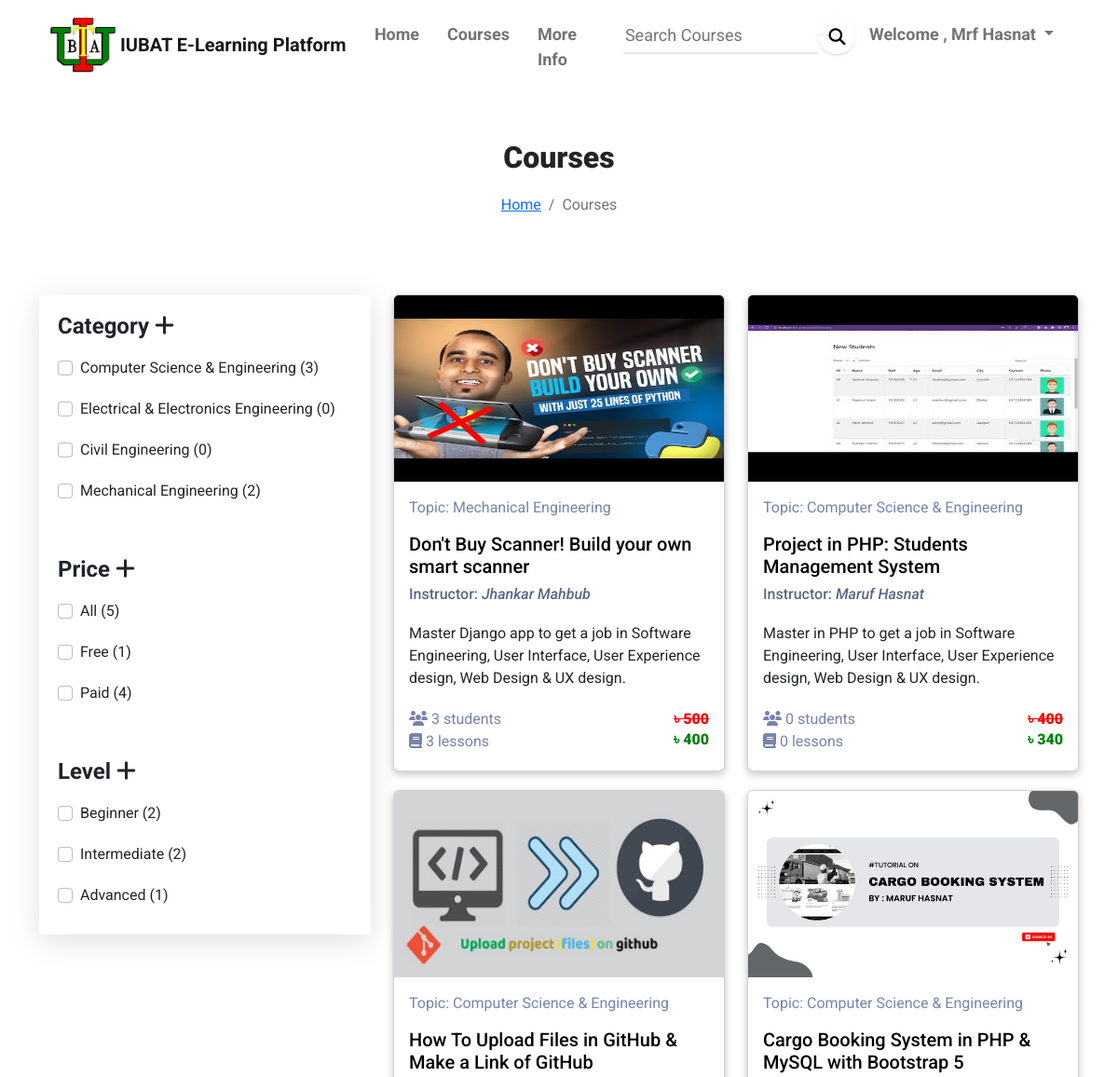
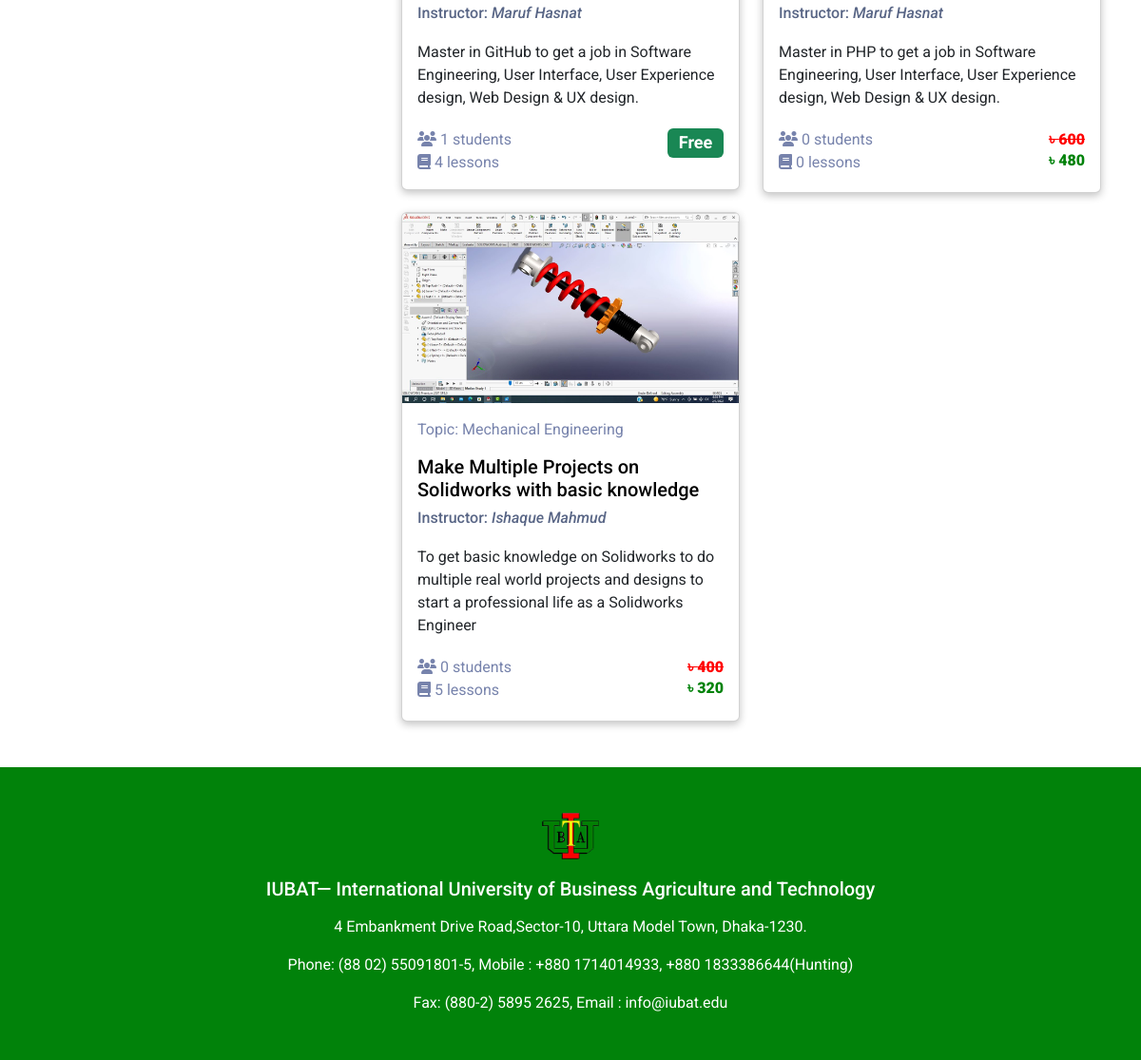
The page /courses (signed in) on the database its author committed (2 pictures, top to bottom).
### app/models.py (models this page shows, shortened)
class Categories(models.Model):
    icon = models.ImageField(upload_to="Media/featured_img", null=True)
    name = models.CharField(max_length=200)
    def get_all_category(self):
        return Categories.objects.all().order_by('id')

class Level(models.Model):
    name = models.CharField(max_length=100)

class Course(models.Model):
    STATUS = (
        ('PUBLISH', 'PUBLISH'),
        ('DRAFT', 'DRAFT'),
    )
    featured_image = models.ImageField(upload_to="Media/featured_img", null=True)
    featured_video = models.CharField(max_length=300, null=True)
    title = models.CharField(max_length=500)
    created_at = models.DateField(auto_now_add=True)
    instructor = models.ForeignKey(Instructor, on_delete=models.CASCADE, null=True)
    category = models.ForeignKey(Categories, on_delete=models.CASCADE)
    level = models.ForeignKey(Level, on_delete=models.CASCADE, null=True)
    description = models.TextField()
    semi_des = models.CharField(max_length=500, null=True)
    price = models.IntegerField(null=True, default=0)
    discount = models.IntegerField(null=True)
    language = models.ForeignKey(Language, on_delete=models.CASCADE, null=True)
    deadline = models.CharField(max_length=100, null=True)
    slug = models.SlugField(default='', max_length=500, null=True, blank=True)
    status = models.CharField(choices=STATUS, max_length=100, null=True)
    certificate = models.CharField(max_length=100, null=True)
    def get_absolute_url(self):
        return reverse("course_details", kwargs={'slug': self.slug})

class Instructor(models.Model):
    instructor_profile = models.ImageField(upload_to="Media/instructor")
    name = models.CharField(max_length=100, null=True)
    instructor_title = models.CharField(max_length=100, null=True)
    about_instructor = models.TextField()

### IUBAT_E_Learning_Platform/views.py (the view)
# urls.py: path('courses', views.courses, name='courses'),
def courses(request):
    category = Categories.get_all_category(Categories)
    level = Level.objects.all()
    course = Course.objects.all()
    freeCourse_count = Course.objects.filter(price=0).count()
    paidCourse_count = Course.objects.filter(price__gte=1).count()
    context = {'category': category, 'level': level, 'course': course, 'freeCourse_count': freeCourse_count, 'paidCourse_count': paidCourse_count}
    return render(request, 'main/courses.html', context)

### templates/main/courses.html (shortened to what this page needs)
{% extends 'base.html' %}
{% load static %}
{% block content %}
{% load course_tags %}
<section class="filter-courses mb-5">
      <div class="container">
        <div class="row justify-content-center">
          <div class="col-md-6 mb-5">
            <div class="login-title text-center mt-5">
              <h2>Courses</h2>
              <nav aria-label="breadcrumb">
                <ol class="breadcrumb">
                  <li class="breadcrumb-item">
                    <a href="{%url 'home'%}">Home</a>
                  </li>
                  <li class="breadcrumb-item active" aria-current="page">
                    Courses
                  </li>
                </ol>
              </nav>
            </div>
          </div>
        </div>
        <div class="row">
          <div class="col-lg-4 col-md-12 mb-4">
            <div class="filtered">
              <div id="coursefilter1">
                <div class="filter-category">
                  <h4
                    type="button"
                    data-bs-toggle="collapse"
                    data-bs-target="#coursefiltercollapse1"
                    aria-expanded="true"
                    aria-controls="coursefiltercollapse1"
                  >
                    Category <i class="fa-solid fa-plus"></i>
                  </h4>
                </div>
              </div>
              <div
                id="coursefiltercollapse1"
                class="collapse show mt-n2 px-6 pb-6"
                aria-labelledby="coursefilter1"
                data-parent="#courseSidebar"
              >
                <ul class="list-group list-unstyled list-group list-checkbox">
                    {% for type in category %}
                  <li class="custom-control custom-checkbox">
                    <input
                      type="checkbox"
                      class="form-check-input me-1 custom-control-input filter-checkbox"
                      id="category-{{type.id}}"
                      data-filter="category"
                      value="{{type.id}}"
                    />
                    <label
                      class="custom-control-label font-size-base"
                      for="category-{{type.id}}"
                      >{{type.name}} ({{type.course_set.all.count}})</label
                    >
                  </li>
                    {% endfor %}
                </ul>
                </div>
              <div id="coursefilter2">
                <div class="filter-category mt-5">
                  <h4
                    type="button"
                    data-bs-toggle="collapse"
                    data-bs-target="#coursefiltercollapse2"
                    aria-expanded="true"
                    aria-controls="coursefiltercollapse2"
                  >
                    Price <i class="fa-solid fa-plus"></i>
                  </h4>
                </div>
              </div>
              <div
                id="coursefiltercollapse2"
                class="collapse show mt-n2 px-6 pb-6"
                aria-labelledby="coursefilter2"
                data-parent="#courseSidebar"
              >
                <ul class="list-group list-unstyled list-group list-checkbox">
                  <li class="custom-control custom-checkbox custom-radio">
                    <input
                      type="checkbox"
                      class="form-check-input me-1 custom-control-input filter-checkbox"
                      id="price-1"
                      name="customRadio"
                      value="PriceAll" data-filter="price"
                    />
                    <label
                      class="custom-control-label font-size-base"
                      for="price-1"
                      >All ({{course.all.count}})</label>
                  </li>
                  <li class="custom-control custom-checkbox custom-radio">
                    <input
                      type="checkbox"
                      class="form-check-input me-1 custom-control-input filter-checkbox"
                      id="price-2"
                      name="customRadio"
                      value="PriceFree" data-filter="price"
                    />
                    <label
                      class="custom-control-label font-size-base"
                      for="price-2"
                      >Free ({{freeCourse_count}})</label>
                  </li>
                  <li class="custom-control custom-checkbox custom-radio">
                    <input
                      type="checkbox"
                      class="form-check-input me-1 custom-control-input filter-checkbox"
                      id="price-3"
                      name="customRadio"
                      value="PricePaid" data-filter="price"
                    />
                    <label
                      class="custom-control-label font-size-base"
                      for="price-3"
                      >Paid ({{paidCourse_count}})</label>
                  </li>
                </ul>
                </div>
              <div id="coursefilter3">
                <div class="filter-category mt-5">
                  <h4
                    type="button"
                    data-bs-toggle="collapse"
                    data-bs-target="#coursefiltercollapse3"
                    aria-expanded="true"
                    aria-controls="coursefiltercollapse3"
                  >
                    Level <i class="fa-solid fa-plus"></i>
                  </h4>
                </div>
              </div>
              <div
                id="coursefiltercollapse3"
                class="collapse show mt-n2 px-6 pb-6"
                aria-labelledby="coursefilter3"
                data-parent="#courseSidebar"
              >
                <ul class="list-group list-unstyled list-group list-checkbox">
                    {% for type in level %}
                  <li class="custom-control custom-checkbox">
                    <input
                      type="checkbox"
                      class="form-check-input me-1 custom-control-input filter-checkbox"
                      id="level-{{type.id}}"
                      data-filter="level"
                      value="{{type.id}}"
                    />
                    <label
                      class="custom-control-label font-size-base"
                      for="level-{{type.id}}"
                      >{{type.name}} ({{type.course_set.all.count}})</label>
                  </li>
                    {% endfor %}
                </ul>
                </div>
            </div>
          </div>
          <div class="col-lg-8 col-md-12">
            <div class="row" id="filteredCourses">
              {% for single_course in course %}
              <div class="col-md-6">
                <div class="card">
                  <div class="course-img-container">
                    <img
                      src="{{single_course.featured_image}}"
                      class="card-img-top img-fluid"
                      alt=""
                    />
                  </div>
                  <div class="card-body">
                    <div class="course-info">
                      <span style="color: #7783ac">Topic: {{single_course.category.name}}</span>
                      {% if user.is_authenticated %}
                      <a style="text-decoration:none; color:black" href="{{ single_course.get_absolute_url }}"><h5 class="card-title">{{single_course.title}}</h5></a>
                      {% else %}
                      <a style="text-decoration:none; color:black" href="/accounts/login/"><h5 class="card-title">{{single_course.title}}</h5></a>
                      {% endif %}
                      <h6>Instructor: <i>{{single_course.instructor.name}}</i></h6>
                      <p class="card-text">
                        {{single_course.semi_des}}
                      </p>
                      <div class="course-info">
                        <div class="float-start">
                          <span style="color: #7783ac"
                            ><i class="fa-solid fa-users"></i> {{single_course.usercourse_set.all.count}} students</span>
                          <br />
                          <span style="color: #7783ac"
                            ><i class="fa-solid fa-book"></i> {{single_course.video_set.all.count}} lessons</span>
                        </div>
                        <div class="float-end">
                          {% if single_course.price == 0 %}
                            <h6 style="color: rgb(1, 130, 10); font-weight: 900">
                              <span class="badge bg-success" style="font-size: 18px">Free</span>
                            </h6>
                          {% else %}
                            <del style="color: red; font-weight: 900">৳ {{single_course.price}}</del>
                            <h6 style="color: rgb(1, 130, 10); font-weight: 900">
                                ৳ {% discount_calculation single_course.price single_course.discount %}
                            </h6>
                          {% endif %}
                        </div>
                      </div>
                    </div>
                  </div>
                </div>
              </div>
              {% endfor %}
            </div>
          </div>
        </div>
      </div>
    </section>
{% endblock %}

### templates/components/header.html (shortened to what this page needs)
{% load static %}
    <header>
      <div class="container">
        <nav class="navbar navbar-expand-lg">
          <div class="container-fluid">
            <a class="navbar-brand" href="{% url 'home' %}"
              ><img
                class="img-fluid"
                src="{% static 'assets/images/logo.png' %}"
                style="width: 70px"
                alt="logo"
              />
              <span>IUBAT E-Learning Platform</span></a
            >
            <div class="collapse navbar-collapse" id="navbarSupportedContent">
              <ul class="navbar-nav ms-auto mb-2 mb-lg-0">
                <li class="nav-item">
                  <a
                    class="nav-link"
                    aria-current="page"
                    href="{%url 'home'%}"
                    >Home</a>
                </li>
                <li class="nav-item">
                  <a class="nav-link" href="{%url 'courses' %}">Courses</a>
                </li>
                <li class="nav-item">
                  <a class="nav-link" href="{%url 'info' %}">More Info</a>
                </li>
                <li class="nav-item" style="margin-top: 10px">
                  <form action="{% url 'search_course' %}" method="get">
                    <div class="search">
                      <input
                        class="dashbaord-search"
                        autocomplete="off"
                        placeholder="Search Courses"
                        type="text"
                        name="query"
                      />
                      <div class="search-icon-container">
                        <button style="border: none;" type="submit">
                          <i class="fa-sharp fa-solid fa-magnifying-glass search-icon"></i>
                        </button>
                      </div>
                    </div>
                  </form>
                </li>
                    {% if user.is_authenticated and user.first_name == '' %}
                    <li class="nav-item dropdown">
                      <a class="nav-link dropdown-toggle" href="#" role="button" data-bs-toggle="dropdown" aria-expanded="false">
                      Welcome , {{user.username}}
                      </a>
                      <ul class="dropdown-menu">
                        <li><a class="dropdown-item" onMouseOver="this.style.color='#01820a'" onMouseOut="this.style.color='#000'" href="{% url 'profile' %}">Account</a></li>
                        <li><a class="dropdown-item" onMouseOver="this.style.color='#01820a'" onMouseOut="this.style.color='#000'" href="{% url 'my_course' %}">My Courses</a></li>
                        <li><a class="dropdown-item" onMouseOver="this.style.color='#01820a'" onMouseOut="this.style.color='#000'" href="{% url 'logout' %}">Logout</a></li>
                      </ul>
                    </li>
                    {% elif user.is_authenticated %}
                    <li class="nav-item dropdown">
                      <a class="nav-link dropdown-toggle" href="#" role="button" data-bs-toggle="dropdown" aria-expanded="false">
                      Welcome , {{user.first_name}}&nbsp;{{user.last_name}}
                      </a>
                    </li>
                    {% else %}
                    <li class="nav-item">
                      <a class="nav-link btn btn-sm login-btn" href="/accounts/login/"
                        ><i class="fa-solid fa-user"></i> Student Login</a
                      >
                    </li>
                    {% endif %}
              </ul>
            </div>
          </div>
        </nav>
      </div>
    </header>

### rows shown on the page
Categories: name "Computer Science & Engineering", course_set.all.count "3"
Categories: name "Electrical & Electronics Engineering", course_set.all.count "0"
Categories: name "Civil Engineering", course_set.all.count "0"
Categories: name "Mechanical Engineering", course_set.all.count "2"
Level: name "Beginner", course_set.all.count "2"
Level: name "Intermediate", course_set.all.count "2"
Level: name "Advanced", course_set.all.count "1"
Course: featured_image (picture), category.name "Mechanical Engineering", title "Don't Buy Scanner! Build your own smart scanner", instructor.name "Jhankar Mahbub", semi_des "Master Django app to get a job in Software Engineering, User Interface, User Experience design, Web Design & UX design.", usercourse_set.all.count "3", video_set.all.count "3", price "500", price+discount "400"
Course: featured_image (picture), category.name "Computer Science & Engineering", title "Project in PHP: Students Management System", instructor.name "Maruf Hasnat", semi_des "Master in PHP to get a job in Software Engineering, User Interface, User Experience design, Web Design & UX design.", usercourse_set.all.count "0", video_set.all.count "0", price "400", price+discount "340"
Course: featured_image (picture), category.name "Computer Science & Engineering", title "How To Upload Files in GitHub & Make a Link of GitHub", instructor.name "Maruf Hasnat", semi_des "Master in GitHub to get a job in Software Engineering, User Interface, User Experience design, Web Design & UX design.", usercourse_set.all.count "1", video_set.all.count "4", price "Free"
Course: featured_image (picture), category.name "Computer Science & Engineering", title "Cargo Booking System in PHP & MySQL with Bootstrap 5", instructor.name "Maruf Hasnat", semi_des "Master in PHP to get a job in Software Engineering, User Interface, User Experience design, Web Design & UX design.", usercourse_set.all.count "0", video_set.all.count "0", price "600", price+discount "480"
Course: featured_image (picture), category.name "Mechanical Engineering", title "Make Multiple Projects on Solidworks with basic knowledge", instructor.name "Ishaque Mahmud", semi_des "To get basic knowledge on Solidworks to do multiple real world projects and designs to start a professional life as a Solidworks Engineer", usercourse_set.all.count "0", video_set.all.count "5", price "400", price+discount "320"

### other values the page prints
{{ user.first_name }} "Mrf"
{{ user.last_name }} "Hasnat"
{{ course.all.count }} "5"
{{ freeCourse_count }} "1"
{{ paidCourse_count }} "4"
